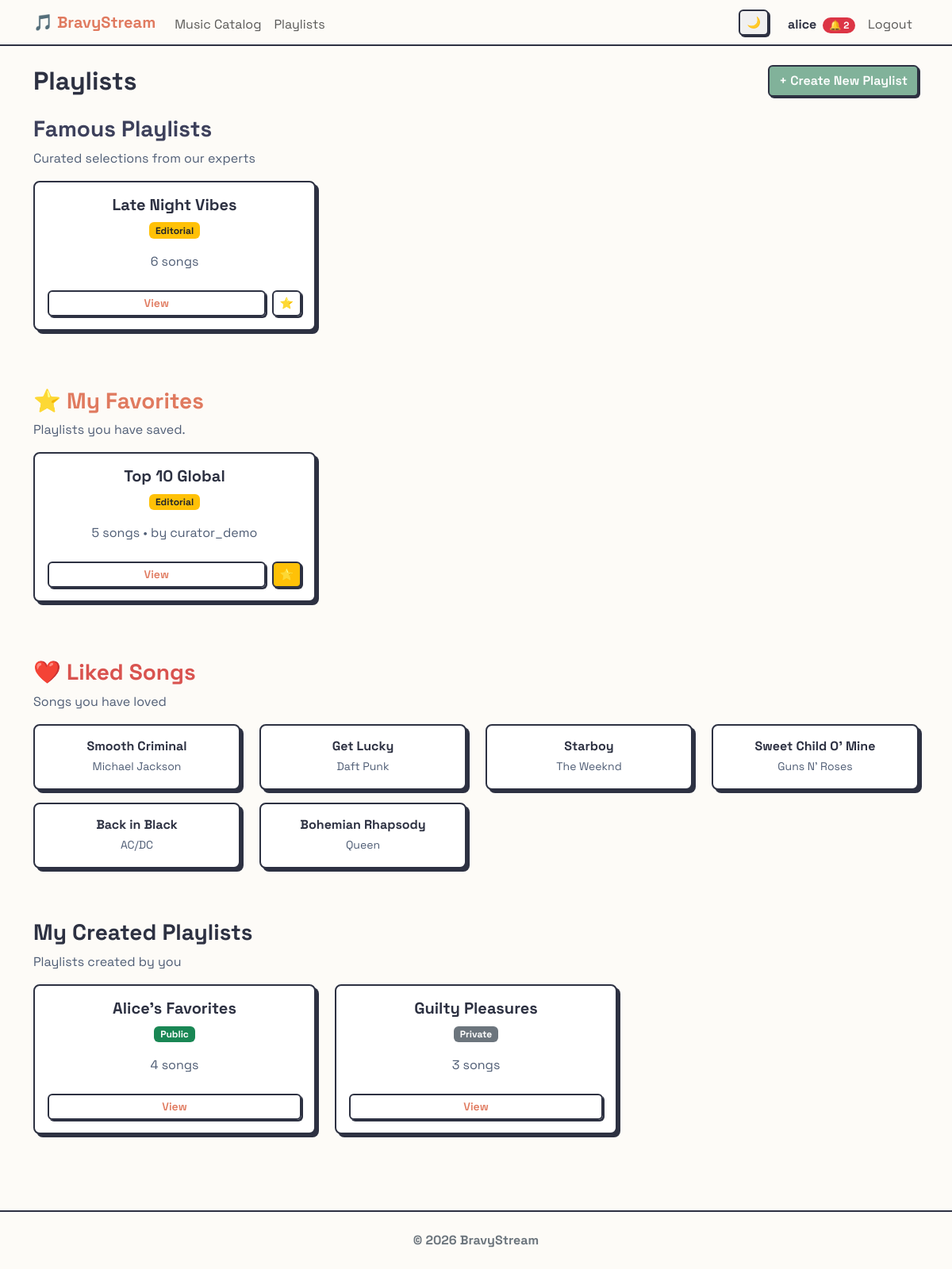
The app's page /music/playlists/ (signed in) with its own data.
### users/models.py (models this page shows, shortened)
class CustomUser(AbstractUser):
    ROLE_CHOICES = (
        ('listener', 'Listener'),
        ('curator', 'Curator'),
        ('moderator', 'Moderator'),
    )
    role = models.CharField(max_length=20, choices=ROLE_CHOICES, default='listener')
    birth_date = models.DateField(null=True, blank=True)
    friends = models.ManyToManyField('self', blank=True)
    ICON_CHOICES = [
        ('👤', '👤'),
        ('🐶', '🐶'),
        ('🐱', '🐱'),
        ('🦊', '🦊'),
        ('🐯', '🐯'),
        ('🐼', '🐼'),
        ('🐰', '🐰'),
        ('👽', '👽'),
        ('🤖', '🤖'),
        ('👻', '👻'),
        ('🤠', '🤠'),
    ]
    profile_icon = models.CharField(max_length=10, choices=ICON_CHOICES, default='👤')
    @property
    def pending_friend_requests_count(self):
        return self.received_requests.filter(is_accepted=False).count()

### music/models.py (models this page shows, shortened)
class Playlist(models.Model):
    name = models.CharField(max_length=150)
    owner = models.ForeignKey(
        settings.AUTH_USER_MODEL,
        on_delete=models.CASCADE,
        related_name='playlists',
    )
    songs = models.ManyToManyField(
        Song,
        related_name='playlists',
        blank=True,
    )
    is_public = models.BooleanField(default=False)
    is_editorial = models.BooleanField(default=False)
    followers = models.ManyToManyField(
        settings.AUTH_USER_MODEL,
        related_name='favorite_playlists',
        blank=True
    )

class Song(models.Model):
    title = models.CharField(max_length=200)
    artist = models.CharField(max_length=200)
    genre = models.ForeignKey(
        Genre,
        on_delete=models.CASCADE,
        related_name='songs',
    )
    duration = models.DurationField()
    audio_file = models.FileField(
        upload_to='songs/',
        blank=True,
        null=True,
        validators=[FileExtensionValidator(allowed_extensions=['mp3', 'wav', 'ogg', 'flac', 'aac', 'm4a'])]
    )
    likes = models.ManyToManyField(settings.AUTH_USER_MODEL, related_name='liked_songs', blank=True)
    created_at = models.DateTimeField(auto_now_add=True)
    class Meta:
        ordering = ['-created_at', 'id']

### music/views.py (the view)
# urls.py: path('playlists/', PlaylistListView.as_view(), name='playlist_list'),
class PlaylistListView(LoginRequiredMixin, ListView):
    model = Playlist
    template_name = 'music/playlist_list.html'
    def get_queryset(self):
        return Playlist.objects.filter(owner=self.request.user)
    def get_context_data(self, **kwargs):
        context = super().get_context_data(**kwargs)
        context['famous_playlists'] = Playlist.objects.filter(is_editorial=True).exclude(owner=self.request.user).exclude(followers=self.request.user)
        context['favorite_playlists'] = self.request.user.favorite_playlists.all()
        context['liked_songs'] = self.request.user.liked_songs.all()
        return context

### templates/music/playlist_list.html (shortened to what this page needs)
{% extends 'base.html' %}
{% block content %}
<div class="d-flex justify-content-between align-items-center mb-4">
    <h2 class="mb-0">Playlists</h2>
    <a href="{% url 'music:playlist_create' %}" class="btn btn-success">+ Create New Playlist</a>
</div>
{% if famous_playlists %}
<h3 class="mt-4" style="color: var(--accent-tertiary);">Famous Playlists</h3>
<p class="text-muted">Curated selections from our experts</p>
<div class="row mb-5">
    {% for playlist in famous_playlists %}
    <div class="col-md-4 mb-4">
        <div class="card h-100 neo-card" style="border-color: var(--accent-tertiary);">
            <div class="card-body text-center d-flex flex-column">
                <h5 class="card-title fw-bold">
                    {{ playlist.name }}
                </h5>
                <div class="mb-3">
                    <span class="badge bg-warning text-dark">Editorial</span>
                </div>
                <p class="card-text text-muted mb-4">
                    {{ playlist.songs.count }} song{{ playlist.songs.count|pluralize }}
                </p>
                <div class="mt-auto d-flex gap-2">
                    <a href="{% url 'music:playlist_detail' playlist.pk %}" class="btn btn-outline-primary btn-sm flex-grow-1">
                        View
                    </a>
                    <a href="{% url 'music:toggle_favorite_playlist' playlist.pk %}" class="btn btn-outline-warning btn-sm" title="Add to favorites">
                        ⭐
                    </a>
                </div>
            </div>
        </div>
    </div>
    {% endfor %}
</div>
{% endif %}
{% if favorite_playlists %}
<h3 class="mt-4" style="color: var(--accent-primary);">⭐ My Favorites</h3>
<p class="text-muted">Playlists you have saved.</p>
<div class="row mb-5">
    {% for playlist in favorite_playlists %}
    <div class="col-md-4 mb-4">
        <div class="card h-100 neo-card">
            <div class="card-body text-center d-flex flex-column">
                <h5 class="card-title fw-bold">
                    {{ playlist.name }}
                </h5>
                <div class="mb-3">
                    {% if playlist.is_editorial %}
                        <span class="badge bg-warning text-dark">Editorial</span>
                    {% else %}
                        <span class="badge bg-success">Public</span>
                    {% endif %}
                </div>
                <p class="card-text text-muted mb-4">
                    {{ playlist.songs.count }} song{{ playlist.songs.count|pluralize }} &bull; by {{ playlist.owner.username }}
                </p>
                <div class="mt-auto d-flex gap-2">
                    <a href="{% url 'music:playlist_detail' playlist.pk %}" class="btn btn-outline-primary btn-sm flex-grow-1">
                        View
                    </a>
                    <a href="{% url 'music:toggle_favorite_playlist' playlist.pk %}" class="btn btn-warning btn-sm" title="Remove from favorites">
                        ⭐
                    </a>
                </div>
            </div>
        </div>
    </div>
    {% endfor %}
</div>
{% endif %}
<h3 class="mt-4" style="color: #d9534f;">❤️ Liked Songs</h3>
<p class="text-muted">Songs you have loved</p>
{% if liked_songs %}
    <div class="row mb-5">
        {% for song in liked_songs %}
        <div class="col-md-3 mb-3">
            <div class="card h-100 border-0 neo-card">
                <div class="card-body p-3 text-center">
                    <h6 class="card-title mb-1 fw-bold">
                        <a href="{% url 'music:song_detail' song.pk %}" class="text-decoration-none" style="color: var(--text-primary);">
                            {{ song.title }}
                        </a>
                    </h6>
                    <small class="text-muted">{{ song.artist }}</small>
                </div>
            </div>
        </div>
        {% endfor %}
    </div>
{% else %}
    <div class="alert alert-light border mb-5">
        You haven't liked any songs yet. Browse the catalog to find your favorites!
    </div>
{% endif %}
<h3 class="mt-4">My Created Playlists</h3>
<p class="text-muted">Playlists created by you</p>
{% if playlist_list %}
    <div class="row mb-5">
        {% for playlist in playlist_list %}
        <div class="col-md-4 mb-4">
            <div class="card h-100 neo-card">
                <div class="card-body text-center d-flex flex-column">
                    <h5 class="card-title fw-bold">
                        {{ playlist.name }}
                    </h5>
                    <div class="mb-3">
                        {% if playlist.is_editorial %}
                            <span class="badge bg-warning text-dark">Editorial</span>
                        {% elif playlist.is_public %}
                            <span class="badge bg-success">Public</span>
                        {% else %}
                            <span class="badge bg-secondary">Private</span>
                        {% endif %}
                    </div>
                    <p class="card-text text-muted mb-4">
                        {{ playlist.songs.count }} song{{ playlist.songs.count|pluralize }}
                    </p>
                    <div class="mt-auto">
                        <a href="{% url 'music:playlist_detail' playlist.pk %}" class="btn btn-outline-primary btn-sm w-100">
                            View
                        </a>
                    </div>
                </div>
            </div>
        </div>
        {% endfor %}
    </div>
{% else %}
    <div class="alert alert-info">
        You haven't created any playlists yet. Start now!
    </div>
{% endif %}
{% endblock %}

### templates/base.html (shortened to what this page needs)
<!DOCTYPE html>
<html lang="it">
<head>
	<link href="https://cdn.jsdelivr.net/npm/bootstrap@5.3.0/dist/css/bootstrap.min.css" rel="stylesheet">
	{% load static %}
	<link rel="stylesheet" href="{% static 'css/style.css' %}">
</head>
<body class="d-flex flex-column min-vh-100" hx-boost="true" hx-headers='{"X-CSRFToken": "{{ csrf_token }}"}'>
	<nav class="navbar navbar-expand-lg navbar-light sticky-top"
		style="background-color: var(--bg-color); border-bottom: 2px solid var(--text-primary);">
		<div class="container">
			<a class="navbar-brand fw-bold" href="{% url 'pages:home' %}" style="color: var(--accent-primary);">🎵
				BravyStream</a>
			<div class="collapse navbar-collapse order-lg-2" id="navbarNav">
				<ul class="navbar-nav me-auto">
					<li class="nav-item">
						<a class="nav-link" href="{% url 'music:song_list' %}">Music Catalog</a>
					</li>
					<li class="nav-item">
						<a class="nav-link" href="{% url 'music:playlist_list' %}">Playlists</a>
					</li>
				</ul>
				<ul class="navbar-nav ms-auto align-items-lg-center">
					<li class="nav-item me-3 d-none d-lg-block">
						<button id="themeToggleDesktop" class="btn btn-sm btn-outline-secondary theme-toggle"
							title="Toggle Theme">
						</button>
					</li>
					{% if user.is_authenticated %}
					<li class="nav-item">
						<a href="{% url 'users:profile' %}" class="nav-link fw-bold text-decoration-none"
							style="color: var(--text-primary);">
							{{ user.username }}
							{% if user.pending_friend_requests_count > 0 %}
							<span class="badge bg-danger rounded-pill ms-1">
								🔔 {{ user.pending_friend_requests_count }}
							</span>
							{% endif %}
						</a>
					</li>
					<li class="nav-item">
						<form method="post" action="{% url 'users:logout' %}" class="m-0 p-0"
							onsubmit="closeGlobalPlayer()">
							<button type="submit"
								class="nav-link border-0 bg-transparent w-100 text-start">Logout</button>
						</form>
					</li>
					{% endif %}
				</ul>
			</div>
		</div>
	</nav>
	<main class="container my-4 flex-grow-1">
		{% block content %}{% endblock %}
	</main>
	<footer class="text-secondary text-center py-4 mt-auto"
		style="border-top: 2px solid var(--text-primary); background-color: var(--bg-color);">
		<p class="mb-0 fw-bold">&copy; 2026 BravyStream</p>
	</footer>
</body>
</html>

### static/css/style.css (style rules this page uses)
:root { --bg-color: #FDFBF7; --text-primary: #2D3142; --text-secondary: #4F5D75; --accent-primary: #E07A5F; --accent-secondary: #81B29A; --accent-tertiary: #3D405B; --neo-border: 2px solid #2D3142; --neo-shadow: 4px 4px 0px #2D3142; --neo-shadow-hover: 2px 2px 0px #2D3142; --font-main: 'Space Grotesk', sans-serif; }
body { background-color: var(--bg-color); color: var(--text-primary); font-family: var(--font-main); min-height: 100vh; }
h1, h2, h3, h4, h5, h6 { font-weight: 700; color: var(--text-primary); }
.neo-card { background: #ffffff !important; border: var(--neo-border) !important; border-radius: 8px !important; box-shadow: var(--neo-shadow); color: var(--text-primary) !important; transition: transform 0.1s ease, box-shadow 0.1s ease; position: relative; z-index: 1; }
a { color: var(--accent-primary); transition: color 0.2s ease; }
.text-muted { color: var(--text-secondary) !important; }
.card { background-color: #ffffff; border: var(--neo-border); border-radius: 8px; color: var(--text-primary); }
.btn { border-radius: 6px; font-weight: 600; border: 2px solid var(--text-primary); box-shadow: 2px 2px 0px var(--text-primary); transition: transform 0.1s ease, box-shadow 0.1s ease; }
.btn-success { background-color: var(--accent-secondary); color: #fff; border-color: var(--text-primary); }
.btn-outline-primary { color: var(--accent-primary); border-color: var(--text-primary); background-color: transparent; }
.btn-outline-secondary { border: 2px solid var(--text-primary); color: var(--text-primary); background-color: #f0f0f0; }
.navbar-nav .nav-link { position: relative; display: inline-block; padding-bottom: 2px; }
.navbar-nav .nav-link::after { content: ''; position: absolute; width: 0; height: 3px; bottom: 0; left: 50%; background-color: var(--accent-primary); transition: width 0.3s cubic-bezier(0.25, 0.8, 0.25, 1); transform: translateX(-50%); border-radius: 2px; }

### records on screen
CustomUser: username "alice", pending_friend_requests_count "2"
Playlist: name "Late Night Vibes", songs.count "6"
Playlist: name "Top 10 Global", is_editorial "Editorial", songs.count "5", owner.username "curator_demo"
Song: title "Smooth Criminal", artist "Michael Jackson"
Song: title "Get Lucky", artist "Daft Punk"
Song: title "Starboy", artist "The Weeknd"
Song: title "Sweet Child O' Mine", artist "Guns N' Roses"
Song: title "Back in Black", artist "AC/DC"
Song: title "Bohemian Rhapsody", artist "Queen"
Playlist: name "Alice's Favorites", is_editorial "Public", songs.count "4"
Playlist: name "Guilty Pleasures", is_editorial "Private", songs.count "3"
